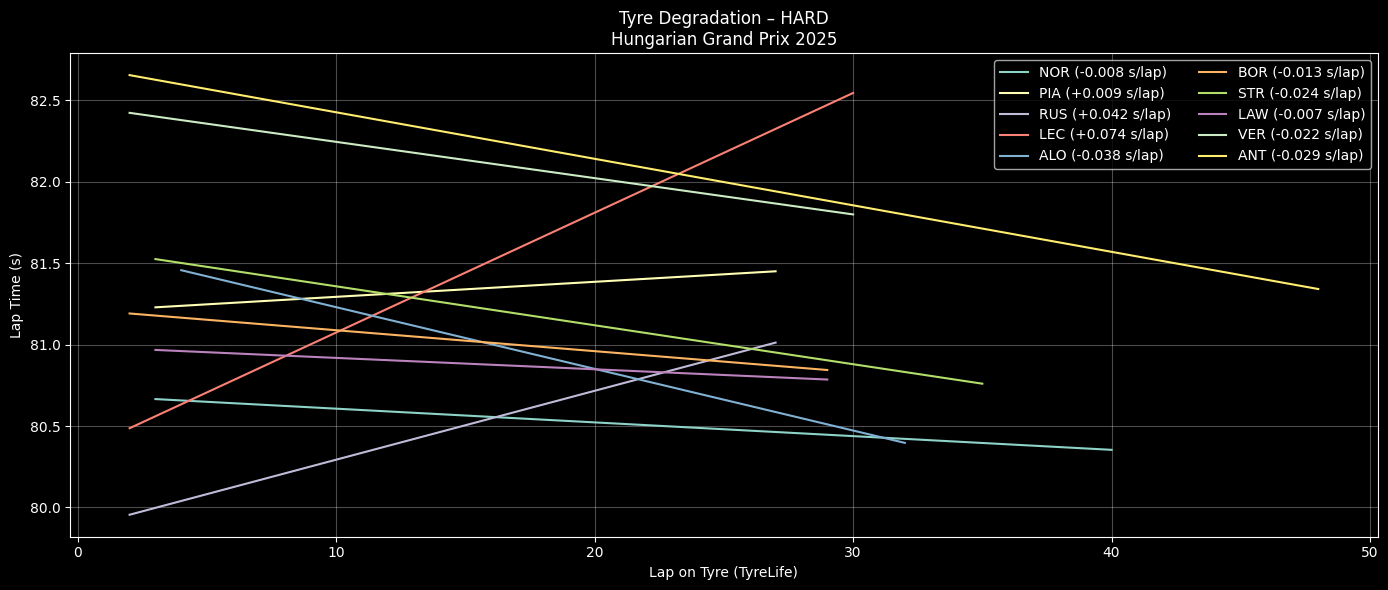

This figure's Python source:
import fastf1, os
import pandas as pd
import numpy as np
import matplotlib.pyplot as plt
from pathlib import Path

# ========= CONFIG =========
YEAR = 2025
GP = "Hungarian Grand Prix"
SESSION = "R"
COMPOUND = "HARD"      # SOFT / MEDIUM / HARD
TOP_N = 10             # Top N finishers
CACHE_DIR = Path("/content/fastf1_cache")

# ========= CACHE =========
CACHE_DIR.mkdir(parents=True, exist_ok=True)
fastf1.Cache.enable_cache(CACHE_DIR)

# ========= LOAD SESSION =========
session = fastf1.get_session(YEAR, GP, SESSION)
session.load()

laps = session.laps.copy()
laps = laps[laps["IsAccurate"]]

# Convert laptime to seconds
laps["LapTimeSec"] = laps["LapTime"].dt.total_seconds()

# ========= SELECT TOP DRIVERS =========
drivers = (
    session.results
    .sort_values("Position")
    .head(TOP_N)["Abbreviation"]
    .tolist()
)

laps = laps[laps["Driver"].isin(drivers)]

# ========= CLEAN LAPS =========
laps = laps[
    laps["PitInTime"].isna() &
    laps["PitOutTime"].isna() &
    (laps["Compound"] == COMPOUND)
]

# ========= REMOVE OUTLIERS (IQR PER DRIVER PER STINT) =========
clean = []

for (d, stint), dl in laps.groupby(["Driver", "Stint"]):
    if len(dl) < 5:
        continue

    q1, q3 = dl["LapTimeSec"].quantile([0.25, 0.75])
    iqr = q3 - q1

    dl = dl[
        (dl["LapTimeSec"] >= q1 - 1.5 * iqr) &
        (dl["LapTimeSec"] <= q3 + 1.5 * iqr)
    ]

    clean.append(dl)

clean = pd.concat(clean)

# ========= PLOT TYRE DEGRADATION =========
plt.figure(figsize=(14,6))

for d in drivers:
    dl = clean[clean["Driver"] == d]

    # pilih stint terpanjang untuk driver tsb
    if dl.empty:
        continue

    stint_id = (
        dl.groupby("Stint").size().idxmax()
    )

    stint_laps = dl[dl["Stint"] == stint_id]

    if len(stint_laps) < 5:
        continue

    x = stint_laps["TyreLife"]
    y = stint_laps["LapTimeSec"]

    # Linear regression → degradation slope
    z = np.polyfit(x, y, 1)
    y_fit = np.polyval(z, x)

    plt.plot(x, y_fit, label=f"{d} ({z[0]:+.03f} s/lap)")

plt.title(f"Tyre Degradation – {COMPOUND}\n{GP} {YEAR}")
plt.xlabel("Lap on Tyre (TyreLife)")
plt.ylabel("Lap Time (s)")
plt.grid(alpha=0.3)
plt.legend(ncol=2)
plt.tight_layout()
plt.show()
